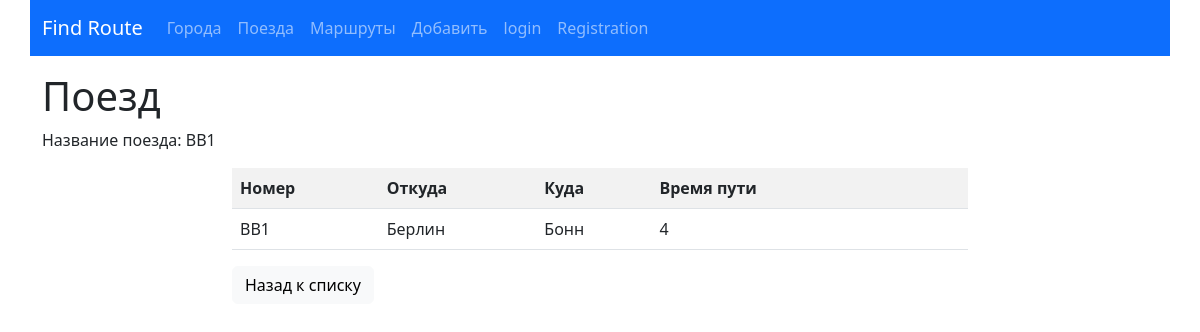
Screenshot of /trains/detail/14 with the database file from the repository.
### trains/models.py (models this page shows, shortened)
class Train(models.Model):
    name = models.CharField(max_length=50,
                            unique=True,
                            verbose_name='Номер поезда')
    travel_time = models.PositiveSmallIntegerField(verbose_name='Время в пути')
    from_city = models.ForeignKey(City,
                                  on_delete=models.CASCADE,
                                  related_name='from_city_set',
                                  verbose_name='Из какого города')
    to_city = models.ForeignKey('cities.City',
                                on_delete=models.CASCADE,
                                related_name='to_city_set',
                                verbose_name='В какой город')
    class Meta:
        verbose_name = "Поезд"
        verbose_name_plural = "Поезда"
        ordering = ['travel_time']

### cities/models.py (models this page shows, shortened)
class City(models.Model):
    name = models.CharField(max_length=100, unique=True, verbose_name="Название")
    def __str__(self):
        return self.name
    class Meta:
        verbose_name = "Город"
        verbose_name_plural = "Города"
        ordering = ['name']

### trains/views.py (the view)
# urls.py: path('detail/<int:pk>', TrainDetailView.as_view(), name="detail"),
class TrainDetailView(DetailView):
    queryset = Train.objects.all()
    template_name = "trains/detail.html"

### trains/templates/trains/detail.html (shortened to what this page needs)
{% extends 'base.html' %}
{% block content%}
<h1>Поезд</h1>
<div class="row">
    <div class="col-md">
      <p>Название поезда: {{object.name}}</p>
    </div>
</div>
<div class="row">
    <div class="col-md-8 mx-auto">
        <table class="table table-striped">
            <tr>
                <th>Номер</th>
                <th>Откуда</th>
                <th>Куда</th>
                <th>Время пути</th>
                <th>&nbsp;</th>
                <th>&nbsp;</th>
            </tr>
            <tr>
              <td>{{object.name}}</td>
                <td>{{object.from_city}}</td>
                <td>{{object.to_city}}</td>
                <td>{{object.travel_time}}</td>
                <td>&nbsp;</td>
                <td>&nbsp;</td>
            </tr>
        </table>
        <a href="{% url 'trains:home' %}">
            <button type="button" class="btn btn-light">Назад к списку</button>
        </a>
    </div>
</div>
{% endblock %}

### rows the page displays
Train: name "BB1", from_city "Берлин", to_city "Бонн", travel_time "4"
